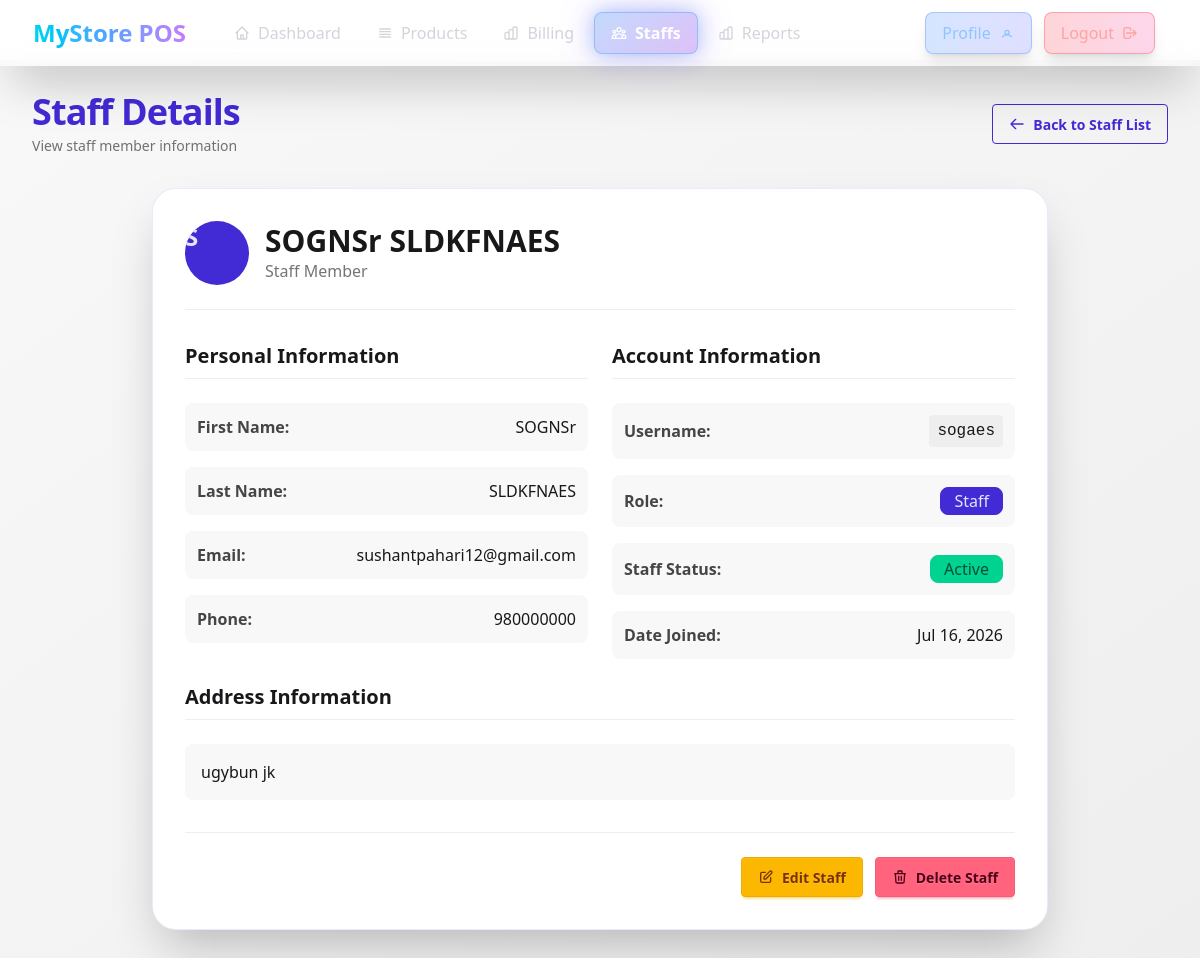
The app's page /shop/staffs/19/ (signed in) with its own data.
### accounts/models.py (models this page shows, shortened)
class CustomUser(AbstractUser):
    class Roles(models.TextChoices):
        SHOP_ADMIN="shop_admin","Shop Admin"
        STAFF="staff","Staff"
    address = models.CharField(max_length=255, null=True, blank=True)
    phone_number = models.CharField(max_length=10, null=True, blank=True)
    profile_pic = models.ImageField(upload_to="profile_pics", null=True, blank=True)
    role=models.CharField(
        max_length=20,
        choices=Roles.choices,
        default=Roles.SHOP_ADMIN,
    )
    workplace = models.ForeignKey(
        'shop.Shop',
        on_delete=models.CASCADE,
        null=True,
        blank=True,
        related_name='staff_members'  # This is fine
    )

### shop/views.py (the view)
# urls.py: path('staffs/<int:pk>/', views.staff_detail, name='staff_detail'),
@login_required
def staff_detail(request, pk):
    if request.user.role == CustomUser.Roles.SHOP_ADMIN:
        current_shop = request.user.shop
    else:
        current_shop = request.user.workplace
    staff = get_object_or_404(
        CustomUser,
        id=pk,
        role=CustomUser.Roles.STAFF,
        workplace=current_shop,
    )
    context = {
        "staff": staff,
    }
    return render(request, "shop/staffs-detail.html", context)

### shop/templates/shop/staffs-detail.html (shortened to what this page needs)
{% extends 'base.html' %}
{% load form_extras %}
{% block content %}
<main class="min-h-screen flex flex-col p-4 md:p-8 w-full bg-gradient-to-br from-base-200 to-base-300 pt-16 mt-15">
    <div class="flex flex-col md:flex-row justify-between items-start md:items-center mb-8 gap-4">
        <div>
            <h1 class="text-4xl font-extrabold text-primary mb-1 tracking-tight">Staff Details</h1>
            <p class="text-base-content/60 text-sm">View staff member information</p>
        </div>
        <div class="flex gap-2">
            <a href="{% url 'shop:staffs' %}" class="btn btn-outline btn-primary gap-2">
                <svg xmlns="http://www.w3.org/2000/svg" class="h-4 w-4" fill="none" viewBox="0 0 24 24" stroke="currentColor">
                    <path stroke-linecap="round" stroke-linejoin="round" stroke-width="2" d="M10 19l-7-7m0 0l7-7m-7 7h18" />
                </svg>
                Back to Staff List
            </a>
        </div>
    </div>
    <div class="max-w-4xl mx-auto w-full">
        <div class="shadow-2xl rounded-3xl p-8 bg-base-100 border border-primary/10">
            <div class="flex items-center gap-4 mb-8 pb-6 border-b border-base-300">
                <div class="avatar placeholder">
                    <div class="bg-primary text-primary-content rounded-full w-16 h-16 text-2xl font-bold">
                        <span>{{ staff.get_full_name|slice:":1"|upper }}</span>
                    </div>
                </div>
                <div>
                    <h2 class="text-3xl font-bold text-base-content">{{ staff.get_full_name }}</h2>
                    <p class="text-base-content/60">Staff Member</p>
                </div>
            </div>
            <div class="grid grid-cols-1 md:grid-cols-2 gap-6">
                <div class="space-y-6">
                    <h3 class="text-xl font-semibold text-base-content border-b border-base-300 pb-2">Personal Information</h3>
                    <div class="space-y-4">
                        <div class="flex justify-between items-center p-3 bg-base-200 rounded-lg">
                            <span class="font-semibold text-base-content/80">First Name:</span>
                            <span class="text-base-content font-medium">{{ staff.first_name }}</span>
                        </div>
                        <div class="flex justify-between items-center p-3 bg-base-200 rounded-lg">
                            <span class="font-semibold text-base-content/80">Last Name:</span>
                            <span class="text-base-content font-medium">{{ staff.last_name }}</span>
                        </div>
                        <div class="flex justify-between items-center p-3 bg-base-200 rounded-lg">
                            <span class="font-semibold text-base-content/80">Email:</span>
                            <span class="text-base-content font-medium">{{ staff.email|default:"Not provided" }}</span>
                        </div>
                        <div class="flex justify-between items-center p-3 bg-base-200 rounded-lg">
                            <span class="font-semibold text-base-content/80">Phone:</span>
                            <span class="text-base-content font-medium">{{ staff.phone_number|default:"Not provided" }}</span>
                        </div>
                    </div>
                </div>
                <div class="space-y-6">
                    <h3 class="text-xl font-semibold text-base-content border-b border-base-300 pb-2">Account Information</h3>
                    <div class="space-y-4">
                        <div class="flex justify-between items-center p-3 bg-base-200 rounded-lg">
                            <span class="font-semibold text-base-content/80">Username:</span>
                            <span class="font-mono text-base-content font-medium bg-base-300 px-2 py-1 rounded">{{ staff.username }}</span>
                        </div>
                        <div class="flex justify-between items-center p-3 bg-base-200 rounded-lg">
                            <span class="font-semibold text-base-content/80">Role:</span>
                            <span class="badge badge-primary badge-lg">{{ staff.get_role_display }}</span>
                        </div>
                        <div class="flex justify-between items-center p-3 bg-base-200 rounded-lg">
                            <span class="font-semibold text-base-content/80">Staff Status:</span>
                            <span class="badge {% if staff.is_staff %}badge-success{% else %}badge-error{% endif %} badge-lg">
                                {% if staff.is_staff %}Active{% else %}Inactive{% endif %}
                            </span>
                        </div>
                        <div class="flex justify-between items-center p-3 bg-base-200 rounded-lg">
                            <span class="font-semibold text-base-content/80">Date Joined:</span>
                            <span class="text-base-content font-medium">{{ staff.date_joined|date:"M d, Y" }}</span>
                        </div>
                    </div>
                </div>
                <div class="md:col-span-2 space-y-6">
                    <h3 class="text-xl font-semibold text-base-content border-b border-base-300 pb-2">Address Information</h3>
                    <div class="p-4 bg-base-200 rounded-lg">
                        <p class="text-base-content font-medium">
                            {{ staff.address|default:"No address provided"|linebreaksbr }}
                        </p>
                    </div>
                </div>
            </div>
            <div class="flex gap-3 justify-end mt-8 pt-6 border-t border-base-300">
                <a href="{% url 'shop:staff_update' staff.id %}" class="btn btn-warning gap-2">
                    <svg xmlns="http://www.w3.org/2000/svg" class="h-4 w-4" fill="none" viewBox="0 0 24 24" stroke="currentColor">
                        <path stroke-linecap="round" stroke-linejoin="round" stroke-width="2" d="M11 5H6a2 2 0 00-2 2v11a2 2 0 002 2h11a2 2 0 002-2v-5m-1.414-9.414a2 2 0 112.828 2.828L11.828 15H9v-2.828l8.586-8.586z" />
                    </svg>
                    Edit Staff
                </a>
                <button onclick="document.getElementById('delete_modal').showModal()" class="btn btn-error gap-2">
                    <svg xmlns="http://www.w3.org/2000/svg" class="h-4 w-4" fill="none" viewBox="0 0 24 24" stroke="currentColor">
                        <path stroke-linecap="round" stroke-linejoin="round" stroke-width="2" d="M19 7l-.867 12.142A2 2 0 0116.138 21H7.862a2 2 0 01-1.995-1.858L5 7m5 4v6m4-6v6m1-10V4a1 1 0 00-1-1h-4a1 1 0 00-1 1v3M4 7h16" />
                    </svg>
                    Delete Staff
                </button>
            </div>
        </div>
    </div>
</main>
{% endblock %}

### records on screen
CustomUser: get_full_name "S", get_full_name "SOGNSr SLDKFNAES", first_name "SOGNSr", last_name "SLDKFNAES", email "sushantpahari12@gmail.com", phone_number "980000000", username "sogaes", role "Staff", date_joined "Jul 16, 2026", address "ugybun jk"
